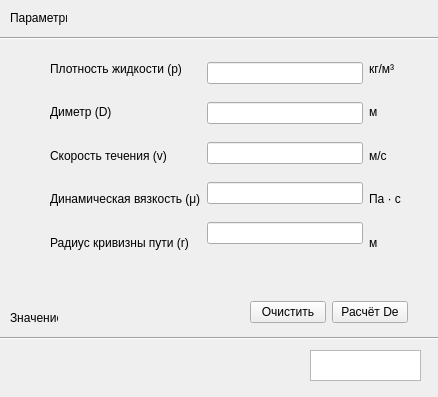
<?xml version="1.0" encoding="UTF-8"?>
<ui version="4.0">
 <class>dean_flow_calculation</class>
 <widget class="QWidget" name="dean_flow_calculation">
  <property name="geometry">
   <rect>
    <x>0</x>
    <y>0</y>
    <width>438</width>
    <height>397</height>
   </rect>
  </property>
  <property name="windowTitle">
   <string>Калькулятор числа Дина</string>
  </property>
  <widget class="QTextBrowser" name="text_De">
   <property name="geometry">
    <rect>
     <x>310</x>
     <y>350</y>
     <width>111</width>
     <height>31</height>
    </rect>
   </property>
   <property name="acceptDrops">
    <bool>true</bool>
   </property>
   <property name="tabChangesFocus">
    <bool>false</bool>
   </property>
   <property name="readOnly">
    <bool>true</bool>
   </property>
  </widget>
  <widget class="Line" name="line_down">
   <property name="geometry">
    <rect>
     <x>0</x>
     <y>330</y>
     <width>439</width>
     <height>16</height>
    </rect>
   </property>
   <property name="orientation">
    <enum>Qt::Horizontal</enum>
   </property>
  </widget>
  <widget class="QLabel" name="label_Down">
   <property name="geometry">
    <rect>
     <x>10</x>
     <y>310</y>
     <width>48</width>
     <height>16</height>
    </rect>
   </property>
   <property name="text">
    <string>Значение</string>
   </property>
  </widget>
  <widget class="QLabel" name="label_up">
   <property name="geometry">
    <rect>
     <x>10</x>
     <y>10</y>
     <width>57</width>
     <height>16</height>
    </rect>
   </property>
   <property name="text">
    <string>Параметры</string>
   </property>
  </widget>
  <widget class="Line" name="line_up">
   <property name="geometry">
    <rect>
     <x>0</x>
     <y>30</y>
     <width>439</width>
     <height>16</height>
    </rect>
   </property>
   <property name="orientation">
    <enum>Qt::Horizontal</enum>
   </property>
  </widget>
  <widget class="QWidget" name="layoutWidget">
   <property name="geometry">
    <rect>
     <x>250</x>
     <y>300</y>
     <width>158</width>
     <height>25</height>
    </rect>
   </property>
   <layout class="QGridLayout" name="gridLayout">
    <item row="0" column="0">
     <widget class="QPushButton" name="Clear_calculation">
      <property name="text">
       <string>Очистить</string>
      </property>
     </widget>
    </item>
    <item row="0" column="1">
     <widget class="QPushButton" name="flow_De_calculation">
      <property name="text">
       <string>Расчёт De</string>
      </property>
     </widget>
    </item>
   </layout>
  </widget>
  <widget class="QWidget" name="layoutWidget">
   <property name="geometry">
    <rect>
     <x>50</x>
     <y>50</y>
     <width>351</width>
     <height>211</height>
    </rect>
   </property>
   <layout class="QGridLayout" name="gridLayout_4">
    <item row="0" column="0" rowspan="5">
     <layout class="QGridLayout" name="gridLayout_2">
      <item row="0" column="0">
       <widget class="QLabel" name="label_p">
        <property name="text">
         <string>Плотность жидкости (p)</string>
        </property>
       </widget>
      </item>
      <item row="1" column="0">
       <widget class="QLabel" name="label_D">
        <property name="text">
         <string>Диметр (D)</string>
        </property>
       </widget>
      </item>
      <item row="2" column="0">
       <widget class="QLabel" name="label_v">
        <property name="text">
         <string>Скорость течения (v)</string>
        </property>
       </widget>
      </item>
      <item row="3" column="0">
       <widget class="QLabel" name="label_nu">
        <property name="text">
         <string>Динамическая вязкость (μ)</string>
        </property>
       </widget>
      </item>
      <item row="4" column="0">
       <widget class="QLabel" name="label_Rc">
        <property name="text">
         <string>Радиус кривизны пути (r)</string>
        </property>
       </widget>
      </item>
     </layout>
    </item>
    <item row="0" column="1" rowspan="5">
     <layout class="QGridLayout" name="gridLayout_3">
      <item row="4" column="0">
       <widget class="QLineEdit" name="lineEdit_Rc"/>
      </item>
      <item row="1" column="0">
       <widget class="QLineEdit" name="lineEdit_D"/>
      </item>
      <item row="3" column="0">
       <widget class="QLineEdit" name="lineEdit_nu"/>
      </item>
      <item row="0" column="0">
       <widget class="QLineEdit" name="lineEdit_p"/>
      </item>
      <item row="2" column="0">
       <widget class="QLineEdit" name="lineEdit_v"/>
      </item>
     </layout>
    </item>
    <item row="0" column="2">
     <widget class="QLabel" name="label_kg">
      <property name="text">
       <string>кг/м³</string>
      </property>
     </widget>
    </item>
    <item row="1" column="2">
     <widget class="QLabel" name="label_mm">
      <property name="text">
       <string>м</string>
      </property>
     </widget>
    </item>
    <item row="2" column="2">
     <widget class="QLabel" name="label_m_c">
      <property name="text">
       <string>м/с</string>
      </property>
     </widget>
    </item>
    <item row="3" column="2">
     <widget class="QLabel" name="label_Pa_c">
      <property name="text">
       <string>Па · с</string>
      </property>
     </widget>
    </item>
    <item row="4" column="2">
     <widget class="QLabel" name="label_mm_2">
      <property name="text">
       <string>м</string>
      </property>
     </widget>
    </item>
   </layout>
  </widget>
 </widget>
 <resources/>
 <connections/>
</ui>
